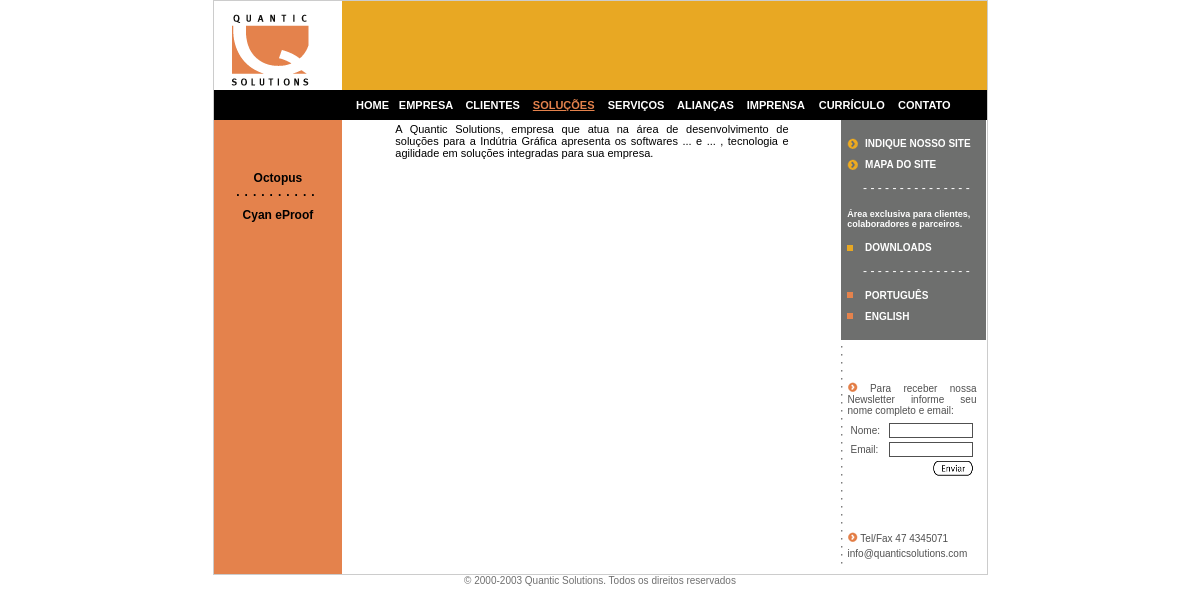
The page /solucoes.php on the database its author committed.
### tables this page shows
CREATE TABLE IF NOT EXISTS `solucoes` (
  `cd` int(10) unsigned NOT NULL auto_increment,
  `nome` varchar(255) NOT NULL default '',
  `cabecalho` blob NOT NULL,
  `ordem` tinyint(4) NOT NULL default '0',
  `etiqueta` blob NOT NULL,
  `introducao` blob NOT NULL,
  PRIMARY KEY  (`cd`)
);

CREATE TABLE IF NOT EXISTS `parametros` (
  `cd` int(10) unsigned NOT NULL auto_increment,
  `nome` varchar(255) NOT NULL default '',
  `parametro` blob NOT NULL,
  PRIMARY KEY  (`cd`)
);

### www/solucoes.php (the view, shortened to what this page needs)
<?php
	$sol = $_GET["solucao"];
	if ($sol == ""){
		$query = "SELECT parametro from parametros where nome='solucoes_pginicial'";
		$result = mysql_query($query) or die("Erro ao acessar registros do Banco de dados: " . mysql_error());
		$linha = mysql_fetch_array($result, MYSQL_ASSOC);
		$pginicial = $linha["parametro"];
	}
?>
<html>
	<head>
		<link href="includes/quantic.css" rel="stylesheet" type="text/css">
	</head>
	<body leftmargin="0" topmargin="0">
		<table width="100%" border="0" cellspacing="0" cellpadding="0">
			<tr>
				<td align="center">
					<table width="775" border="0" cellspacing="0" cellpadding="0" class="pagina">
						<tr>
							<td width="129"><img src="img/quantic-logo.gif" width="127" height="89"></td>
							<td width="508" bgcolor="#E8A823">&nbsp;</td>
							<td width="138" bgcolor="#E8A823">&nbsp;</td>
						</tr>
						<tr>
							<td height="30" width="120" bgcolor="#000000">&nbsp;</td>
							<td colspan="2" height="30" bgcolor="#000000">
								<?php require("includes/menuhorizontal.php"); ?>
							</td>
						</tr>
						<tr>
          					<td valign="top" bgcolor="#E4824C">
								<table width="100%" border="0" cellspacing="0" cellpadding="0" class="menuesquerdo">
									<tr>
										<td height="42">&nbsp;</td>
									</tr>
									<?php
										$query = "SELECT cd, nome FROM solucoes ORDER BY ordem";
										$result = mysql_query($query) or die("Erro ao acessar registros do Banco de dados: " . mysql_error());
										$i = 0;
										while ($secao = mysql_fetch_array($result, MYSQL_ASSOC)){
											if ($i == 0) {
												echo("<tr><td height=\"23\" valign=\"bottom\"><a style=\"color: black;text-decoration:none;\" onMouseOver=\"mostramenu". $secao["cd"] . "();\" href=\"solucoes.php?solucao=" . $secao["cd"] ."\">" . $secao["nome"] . "</a></td></tr><tr><td><div class=\"mostra_menu\" id=\"menu_". $secao["cd"] ."\" onMouseOver=\"start();\" onMouseOut=\"saiu = 1;\"></div></td></tr>");
												$i++;
											}
											else {
												echo("<tr><td style=\"letter-spacing: 5px;\">..........</td></tr>");
												echo("<tr><td height=\"23\" valign=\"bottom\"><a style=\"color: black;text-decoration:none;\" onMouseOver=\"mostramenu". $secao["cd"] . "();\" href=\"solucoes.php?solucao=" . $secao["cd"] ."\">" . $secao["nome"] . "</a></td></tr><tr><td><div class=\"mostra_menu\" id=\"menu_". $secao["cd"] ."\" onMouseOver=\"start();\" onMouseOut=\"saiu = 1;\"></div></td></tr>");
											}
										}
									?>
								</table>
							</td>
							<td valign="top" align="center">
								<table width="80%" height="100%" border="0">
									<?php if ($sol != ""){ ?>
										<tr>
											<td height="150" valign="top" class="conteudo"><?=$cabecalho?></td>
										</tr>
										<tr>
											<td height="230" valign="top"><iframe width="100%" height="230" src="versolucao.php?cd=<?=$sol?>" frameborder="0" name="viz"></iframe></td>
										</tr>
										<tr>
											<td height="70" valign="top" class="etiqueta"><?=$etiqueta?></td>
										</tr>
									<?php }
									else{ ?>
										<tr>
											<td height="450" valign="top" class="conteudo"><?=$pginicial?></td>
										</tr>
									<?php } ?>
								</table>
							</td>
							<td width="138" valign="top">
								<?php require("includes/menudireito.php"); ?>
								<table width="138" class="cotacoes" border="0" cellpadding="0" cellspacing="0" height="229">
									<tr>
										<td>&nbsp;</td>
									</tr>
									<tr>
										<td>&nbsp;</td>
										<td colspan="2">
											<table class="news">
												<tr>
													<td><img src="img/marker3.gif">&nbsp;Para receber nossa Newsletter informe seu nome completo e email:</td>
												</tr>
												<tr>
													<td>
														<table width="100%" class="news">
															<form name="newsletter">
															<tr>
																<td width="30%">Nome:</td>
																<td width="70%"><input type="text" name="nome" id="nome" class="news-form"></td>
															</tr>
															<tr>
																<td>Email:</td>
																<td><input type="text" name="email" id="email" class="news-form"></td>
															</tr>
															<tr>
																<td colspan="2" align="right"><img style="cursor: hand;" onClick="javascript: addnews();" src="img/enviar_branco.gif"></td>
															</tr>
															</form>
														</table>
													</td>
												</tr>
											</table>
										</td>
									</tr>
									<tr>
										<td>&nbsp;</td>
										<td colspan="2"></td>
									</tr>
									<tr>
										<td>&nbsp;</td>
										<td colspan="2">
											<table class="news">
												<tr>
													<td><img src="img/marker3.gif">&nbsp;Tel/Fax 47 4345071</td>
												</tr>
												<tr>
													<td>info@quanticsolutions.com</td>
												</tr>
											</table>
										</td>
									</tr>
								</table>
							</td>
						</tr>
					</table>
					<div class="rodape">&copy;&nbsp;2000-2003 Quantic Solutions. Todos os direitos reservados</div>
				</td>
			</tr>
		</table>
	</body>
</html>

### www/includes/quantic.css (style rules this page uses)
.pagina { border: solid 1px #CCCCCC; }
.menuesquerdo { font-family: Arial, Helvetica, sans-serif; font-size: 12px; font-weight: bold; text-align: center; color: #000000; }
.cotacoes { font-family: Arial, Helvetica, sans-serif; font-weight: bolder; font-size: 11px; background-image: url(../img/ponto.gif); background-repeat: repeat-y; }
.rodape { font-family: Helvetica; font-size: 10px; color: #707070; }
.news { font-family: Helvetica; font-size: 10px; color: #505050; text-align: justify; }
.news-form { font-family: Helvetica; font-size: 10px; color: #505050; border: solid 1px #505050; width: 100%; background-color: transparent; }
.conteudo { font-family: Helvetica; font-size: 11px; text-align: justify; }

### rows shown on the page
solucoes: nome "Octopus"
solucoes: nome "Cyan eProof"
parametros: parametro "A Quantic Solutions, empresa que atua na área de desenvolvimento de soluções para a Indútria Gráfica apresenta os softwares ... e ... , tecnologia e agilidade em soluções integradas para sua empresa."
